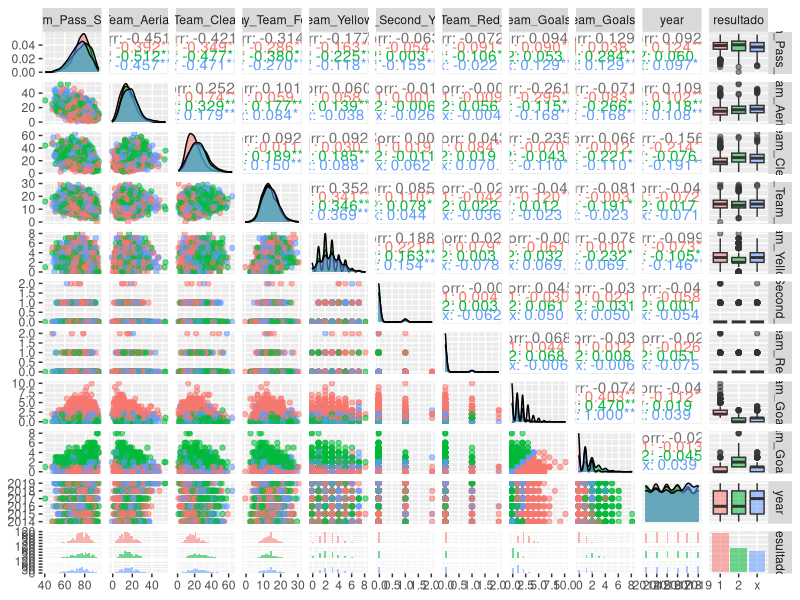
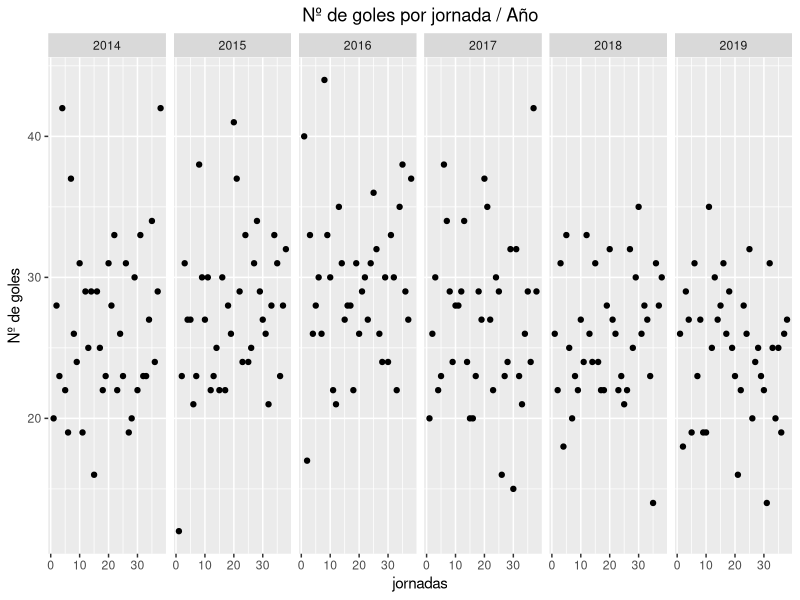
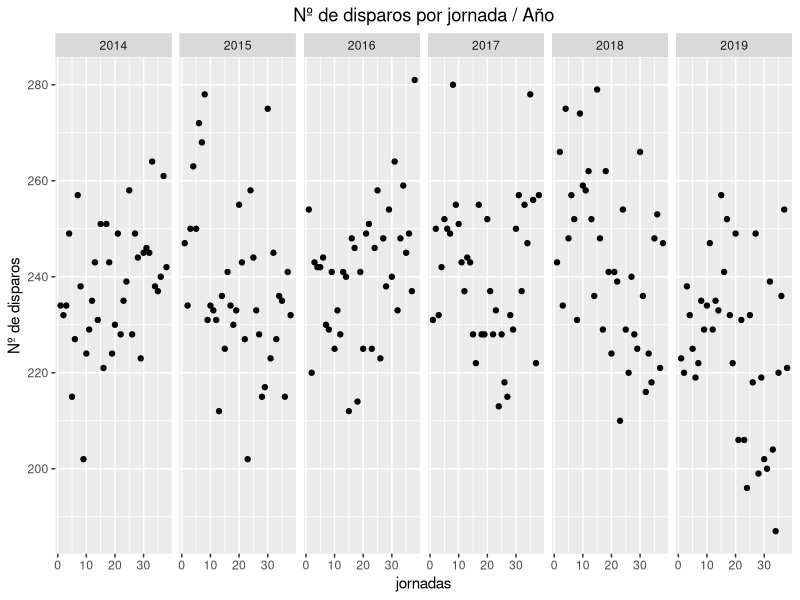
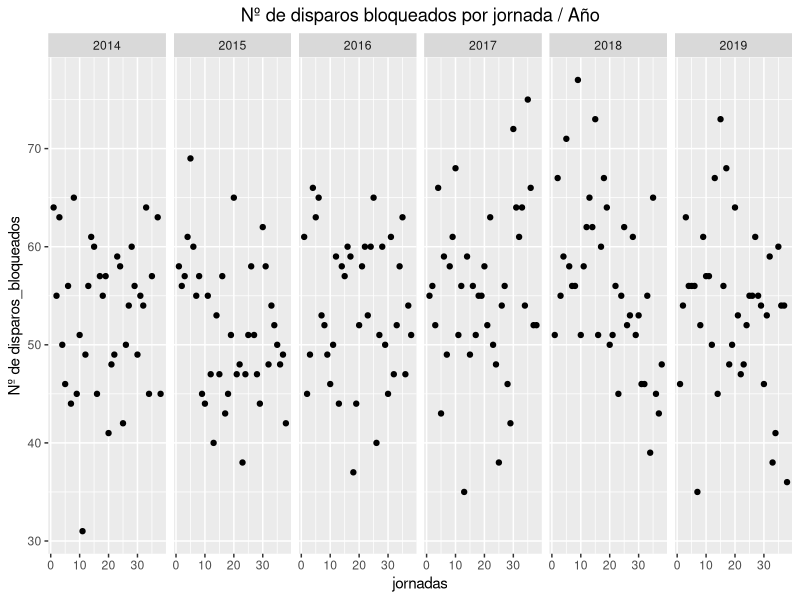
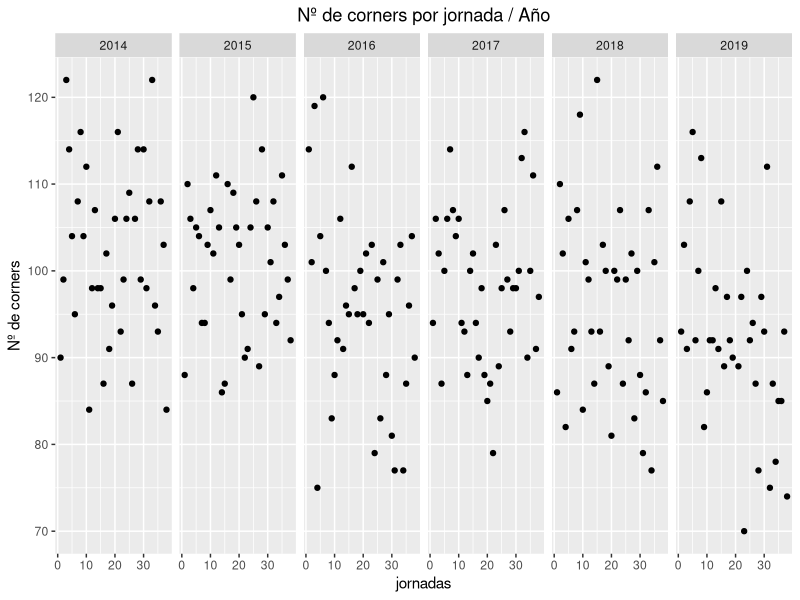
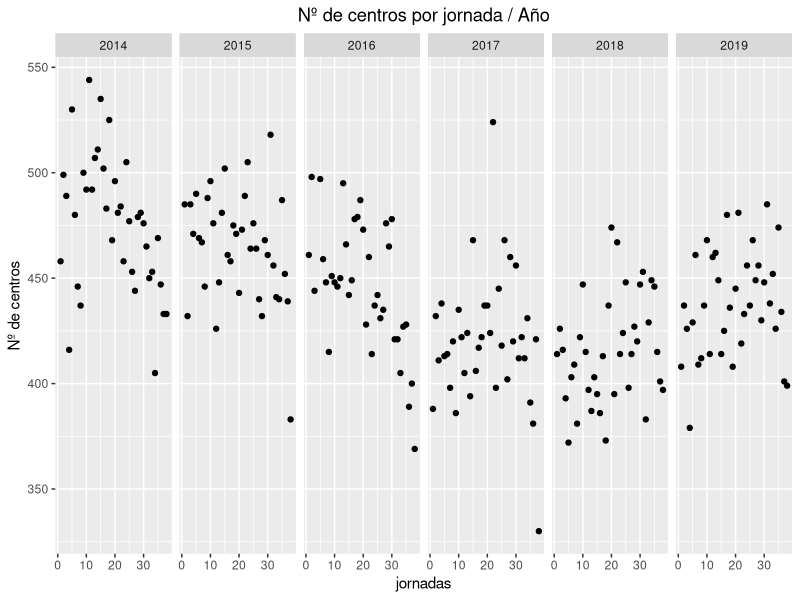
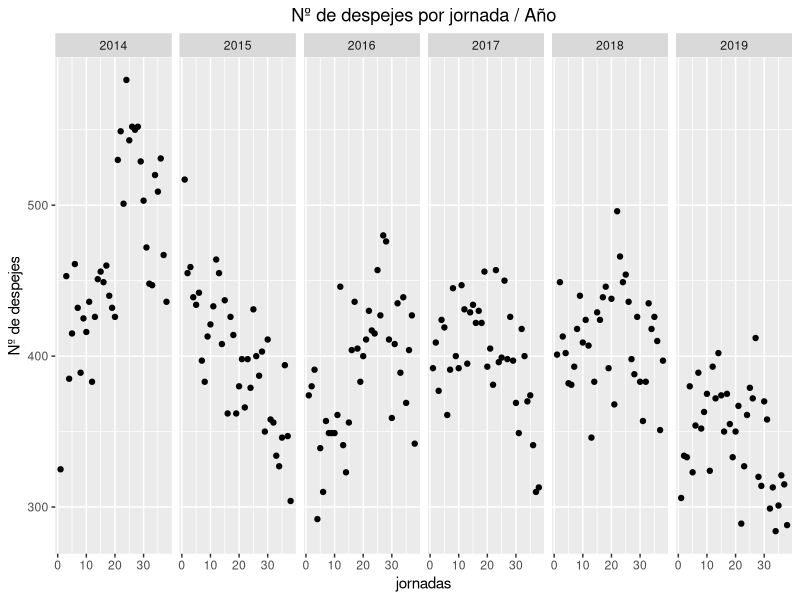
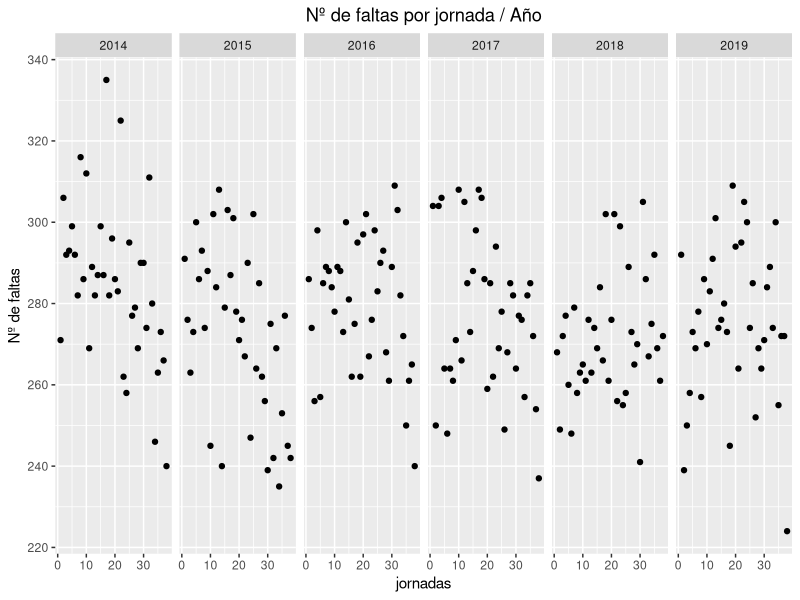

Write R code to recreate these figures, in order.
## ---- chunk 1
knitr::opts_chunk$set(
	echo = TRUE,
	include = TRUE,
	warning = TRUE,
	message = FALSE,
	fig.align = "center",
	fig.height=4,
	fig.width=15,
	out.width = "90%"
)
## ---- chunk 2
# Librerías
library(dplyr)
library(tidyr)
library(knitr)
library(readr)
library(ggplot2)
library(cowplot)
library(GGally)
## ---- chunk 3
laliga <- read_csv("combined_data_laliga.csv")
## ---- chunk 4
# primeros estadisticos de clase
str(laliga)
## ---- chunk 5
summary(laliga) #medias y medianas son bastante similares, asi que se pueden analizar como normales
## ---- chunk 6
#Limpio los datos de las columnas quitando los espacios y cambiandolos por guiones, puesto que los espacios dan bastantes problemas a la hora de llamar a las variables
names(laliga) <- gsub(" ","_", names(laliga))
## ---- chunk 7
# Limpieza de variables que no nos interesan
laliga$Score <-  NULL
laliga$`Half_Time_Score` <- NULL
laliga$`Match_Excitement` <- NULL
laliga$`Home_Team_Rating` <- NULL
laliga$`Away_Team_Rating` <- NULL
laliga$`Home_Team_Goals_Conceeded` <- NULL
laliga$`Away_Team_Goals_Conceeded` <- NULL
## ---- chunk 8
# Añadimos la columna resultado (tipo quiniela)
laliga <- mutate(laliga, resultado = ifelse(Home_Team_Goals_Scored-Away_Team_Goals_Scored > 0, "1",
                                          ifelse(Home_Team_Goals_Scored-Away_Team_Goals_Scored < 0, "2", "x")))

# Añadimos la columna con los goles, tiros, tiros bloqueados, corners, centros, duelos aereos ganados, despejes, faltas, amarillas y rojas totales (por partido)
laliga <- mutate(laliga, goles = Home_Team_Goals_Scored + Away_Team_Goals_Scored)
laliga <- mutate(laliga, total_disparos = laliga$Home_Team_Total_Shots + laliga$Away_Team_Total_Shots)
laliga <- mutate(laliga, total_disparos_bloqueados = laliga$Home_Team_Blocked_Shots + laliga$Away_Team_Blocked_Shots)
laliga <- mutate(laliga, total_corners = laliga$Home_Team_Corners + laliga$Away_Team_Corners)
laliga <- mutate(laliga, total_centros = laliga$Home_Team_Throw_Ins + laliga$Away_Team_Throw_Ins)
laliga <- mutate(laliga, total_d_aereos = laliga$Home_Team_Aerials_Won + laliga$Away_Team_Aerials_Won)
laliga <- mutate(laliga, total_despejes = laliga$Home_Team_Clearances + laliga$Away_Team_Clearances)
laliga <- mutate(laliga, total_faltas = laliga$Home_Team_Fouls + laliga$Away_Team_Fouls)
laliga <- mutate(laliga, total_amarillas = laliga$Home_Team_Yellow_Cards + laliga$Away_Team_Yellow_Cards)
laliga <- mutate(laliga, total_rojas = laliga$Home_Team_Red_Cards + laliga$Away_Team_Red_Cards)


#Añadimos las columnas Home points y Away points
laliga <- mutate(laliga, Home_points = case_when(laliga$resultado == 1 ~ 3,
                                                 laliga$resultado == "x" ~ 1,
                                                 laliga$resultado == 2 ~ 0))
laliga <- mutate(laliga, Away_points = case_when(laliga$resultado == 1 ~ 0,
                                                 laliga$resultado == "x" ~ 1,
                                                 laliga$resultado == 2 ~ 3))
#añadimos una columna con la jornada
laliga <- mutate(laliga, jornada = ceiling(row_number() / 10)) %>%
        mutate(jornada = (jornada - 1) %% 38 + 1)
## ---- chunk 9
# Convertimos a categorias
laliga$Home_Team <- as.factor(laliga$Home_Team)
laliga$Away_Team <- as.factor(laliga$Away_Team)
laliga$resultado <- as.factor(laliga$resultado)
## ---- chunk 10
# Dividimos los datos en dos datasets (train y test)
test <- filter(laliga, year==2020)
train <- filter(laliga, year<2020)
#write.csv(test,"test/test_laliga.csv")
#write.csv(train,"train/train_laliga.csv")
## ---- chunk 11
# dataframes separados por resultado
Victorias_casa <- train %>% filter(resultado==1)
Derrotas_casa <- train %>% filter(resultado==2)
Empates <- train %>% filter(resultado=="x")
## ---- chunk 12
train %>% select(25:35) %>%
  ggpairs(aes(color = resultado, alpha = .5))
## ---- chunk 13
# de aqui sacamos los equipos que ha jugado cada equipo (más años en primera division)
as.data.frame(table(train$Home_Team) + table(train$Away_Team)) %>% arrange(desc(Freq))
## ---- chunk 14
# aqui vemos cuantos partidos han ganado, empatado y perdido cada equipo
with(train, table(Home_Team, resultado))
with(train, table(Away_Team, resultado))
#sacar porcentaje de victorias de cada equipo y ordenar por eso
## ---- chunk 15
#numero y proporcion de victorias, derrotas y empates
table(train$resultado)
prop.table(table(train$resultado))
## ---- chunk 16
# victorias, derrotas y empates de cada equipo
with(train, table(resultado, Home_Team))
# proporcion de victorias, derrotas y empates de cada equipo
t((prop.table(with(train, table(resultado, Home_Team)), margin = 2)))*100

## ---- chunk 17
goles_year_jorn <- data_frame(train %>% group_by(year, jornada) %>% summarise( total_goles = sum(goles)))
tiros_year_jorn <- data_frame(train %>% group_by(year, jornada) %>% summarise( total_tiros = sum(total_disparos)))
tiros_block_year_jorn <- data_frame(train %>% group_by(year, jornada) %>% summarise( total_tiros_bloqueados = sum(total_disparos_bloqueados)))
corners_year_jorn <- data_frame(train %>% group_by(year, jornada) %>% summarise( total_corners = sum(total_corners)))
centros_year_jorn <- data_frame(train %>% group_by(year, jornada) %>% summarise( total_centros = sum(total_centros)))
d_aer_year_jorn <- data_frame(train %>% group_by(year, jornada) %>% summarise( total_d_aer = sum(total_d_aereos)))
t_despj_year_jorn <- data_frame(train %>% group_by(year, jornada) %>% summarise( total_despejes = sum(total_despejes)))
faltas_year_jorn <- data_frame(train %>% group_by(year, jornada) %>% summarise( total_faltas = sum(total_faltas)))
amarll_year_jorn <- data_frame(train %>% group_by(year, jornada) %>% summarise( total_amarillas = sum(total_amarillas)))
rojas_year_jorn <- data_frame(train %>% group_by(year, jornada) %>% summarise( total_rojas = sum(total_rojas)))

## ---- chunk 18

ggplot(goles_year_jorn,  aes(x = jornada, y = total_goles)) + geom_point() + facet_grid(~year) + labs(x = "jornadas", y = "Nº de goles", title = "Nº de goles por jornada / Año") + theme(plot.title = element_text(hjust = 0.5)) + xlim(1,38)

ggplot(tiros_year_jorn,  aes(x = jornada, y = total_tiros)) + geom_point() + facet_grid(~year) + labs(x = "jornadas", y = "Nº de disparos", title = "Nº de disparos por jornada / Año") + theme(plot.title = element_text(hjust = 0.5))

ggplot(tiros_block_year_jorn,  aes(x = jornada, y = total_tiros_bloqueados)) + geom_point() + facet_grid(~year) + labs(x = "jornadas", y = "Nº de disparos_bloqueados", title = "Nº de disparos bloqueados por jornada / Año") + theme(plot.title = element_text(hjust = 0.5))

ggplot(corners_year_jorn,  aes(x = jornada, y = total_corners)) + geom_point() + facet_grid(~year) + labs(x = "jornadas", y = "Nº de corners", title = "Nº de corners por jornada / Año") + theme(plot.title = element_text(hjust = 0.5))

ggplot(centros_year_jorn,  aes(x = jornada, y = total_centros)) + geom_point() + facet_grid(~year) + labs(x = "jornadas", y = "Nº de centros", title = "Nº de centros por jornada / Año") + theme(plot.title = element_text(hjust = 0.5))

ggplot(t_despj_year_jorn,  aes(x = jornada, y = total_despejes)) + geom_point() + facet_grid(~year) + labs(x = "jornadas", y = "Nº de despejes", title = "Nº de despejes por jornada / Año") + theme(plot.title = element_text(hjust = 0.5))

ggplot(faltas_year_jorn,  aes(x = jornada, y = total_faltas)) + geom_point() + facet_grid(~year) + labs(x = "jornadas", y = "Nº de faltas", title = "Nº de faltas por jornada / Año") + theme(plot.title = element_text(hjust = 0.5))

ggplot(amarll_year_jorn,  aes(x = jornada, y = total_amarillas)) + geom_point() + facet_grid(~year) + labs(x = "jornadas", y = "Nº de tarj. Amarillas", title = "Nº de tarj. Amarillas por jornada / Año") + theme(plot.title = element_text(hjust = 0.5))

ggplot(rojas_year_jorn,  aes(x = jornada, y = total_rojas)) + geom_point() + facet_grid(~year) + labs(x = "jornadas", y = "Nº de tarj. Rojas", title = "Nº de tarj. Rojas por jornada / Año") + theme(plot.title = element_text(hjust = 0.5))

## ---- chunk 19
ggplot(train,aes(x=resultado, color = resultado, fill = resultado)) + geom_bar() + labs(x = "Resultado", y = "Nº de resultados", title = "Nº de victorias Local / Visitante / Empate") + theme(plot.title = element_text(hjust = 0.5))
# se ve que jugar en casa es un factor importante para ganar (aprox. la mitad de partidos los gana el de casa)
## ---- chunk 20
kable(train %>% group_by(resultado) %>% summarise(total_resultados = length(resultado)), "pipe", align = "cc")
## ---- chunk 21
#Porcentaje de victorias caseras(TRUE)
prop.table(table(train$Home_Team_Goals_Scored > train$Away_Team_Goals_Scored))
## ---- chunk 22
#Porcentaje de empates
prop.table(table(train$Home_Team_Goals_Scored == train$Away_Team_Goals_Scored))
## ---- chunk 23
#Porcentaje de derrotas caseras
prop.table(table(train$Home_Team_Goals_Scored < train$Away_Team_Goals_Scored))
## ---- chunk 24
ggplot(train,aes(resultado ,goles)) +
  geom_bar(position = "dodge", stat = "summary", fun = "mean",
           color = 'black', fill = 'green') +
  labs(title="Media de goles por partido", x="resultado", y="goles") +
  theme(plot.title=element_text(hjust = 0.5))

# en los partidos con victorias locales hay más goles de media que en los que gana el visitante (y bastante más que en los que hay empate). Por tanto, un partido con más goles es más probable que no acabe en empate.
## ---- chunk 25
ggplot(train,aes(resultado ,Home_Team_Goals_Scored)) +
  geom_bar(position = "dodge", stat = "summary", fun = "mean",
           color = 'black', fill = 'green') +
  labs(title="media de goles EQ. LOCAL por partido", x="resultado", y="goles local") +
  theme(plot.title=element_text(hjust = 0.5))

# Cuando el equipo local gana, mayor es su media de goles. Es decir, a mas goles, mas victorias (obvio pero habia que comprobarlo)
## ---- chunk 26
ggplot(train,aes(resultado ,Away_Team_Goals_Scored)) +
  geom_bar(position = "dodge", stat = "summary", fun = "mean",
           color = 'black', fill = 'green') +
  labs(title="media de goles EQ. VISITANTE por partido", x="resultado", y="goles visitante") +
  theme(plot.title=element_text(hjust = 0.5))

# Cuando el equipo local pierde, mayor es la media de goles del visitante. Es decir, a mas goles encajados, mas derrotas (obvio pero habia que comprobarlo)
## ---- chunk 27
#Media de goles por partido
sum(train$Home_Team_Goals_Scored, train$Away_Team_Goals_Scored)/nrow(train)
## ---- chunk 28
#Media de goles por partido con victoria local
sum(Victorias_casa$Home_Team_Goals_Scored,Victorias_casa$Away_Team_Goals_Scored)/nrow(Victorias_casa)
## ---- chunk 29
#Media de goles por partido con victoria visitante
sum(Derrotas_casa$Home_Team_Goals_Scored,Derrotas_casa$Away_Team_Goals_Scored)/nrow(Derrotas_casa)
## ---- chunk 30
#Media de goles por partido con empate
sum(Empates$Home_Team_Goals_Scored,Empates$Away_Team_Goals_Scored)/nrow(Empates)
## ---- chunk 31
ggplot(train,aes(resultado , total_disparos)) +
  geom_bar(position = "dodge", stat = "summary", fun = "mean",
           color = 'black', fill = 'pink') +
  labs(title="Media de disparos por partido", x="resultado", y="disparos") +
  theme(plot.title=element_text(hjust = 0.5))

# en los partidos el numero total de disparos está bastante igualado con independencia de la victoria, derrota o empate.
## ---- chunk 32
ggplot(train,aes(resultado ,Home_Team_Total_Shots)) +
  geom_bar(position = "dodge", stat = "summary", fun = "mean",
           color = 'black', fill = 'pink') +
  labs(title="media de tiros EQ. LOCAL por partido", x="resultado", y="tiros local") +
  theme(plot.title=element_text(hjust = 0.5))

# El número de tiros no influye mucho en el resultado (gane, pierda o empate suelen ser similares)
## ---- chunk 33
ggplot(train,aes(resultado ,Home_Team_On_Target_Shots)) +
  geom_bar(position = "dodge", stat = "summary", fun = "mean",
           color = 'black', fill = 'pink') +
  labs(title="media de tiros a puerta EQ. LOCAL por partido", x="resultado", y="tiros a puerta local") +
  theme(plot.title=element_text(hjust = 0.5))

# Sin embargo el número de tiros a puerta si influye (cuantos más tiros a puerta, más cerca de la victoria)
## ---- chunk 34
ggplot(train,aes(resultado ,Away_Team_Total_Shots)) +
  geom_bar(position = "dodge", stat = "summary", fun = "mean",
           color = 'black', fill = 'pink') +
  labs(title="media de tiros EQ. VISITANTE por partido", x="resultado", y="tiros local") +
  theme(plot.title=element_text(hjust = 0.5))

# Igual que para el equipo local, el número de tiros no influye mucho en el resultado (gane, pierda o empate suelen ser similares)
## ---- chunk 35
ggplot(train,aes(resultado ,Away_Team_On_Target_Shots)) +
  geom_bar(position = "dodge", stat = "summary", fun = "mean",
           color = 'black', fill = 'pink') +
  labs(title="media de tiros a puerta EQ. VISITANTE por partido", x="resultado", y="tiros a puerta local") +
  theme(plot.title=element_text(hjust = 0.5))

# Sin embargo  volvemos a ver que el número de tiros a puerta si influye (cuantos más tiros a puerta, más cerca de la victoria)
## ---- chunk 36
#Media de disparos por partido
sum(train$Home_Team_Total_Shots, train$Away_Team_Total_Shots)/nrow(train)
#Media de disparos a puerta partido
sum(train$Home_Team_On_Target_Shots, train$Away_Team_On_Target_Shots)/nrow(train)
#Media de disparos bloqueados
sum(train$Home_Team_Blocked_Shots, train$Away_Team_Blocked_Shots)/nrow(train)
## ---- chunk 37
ggplot(train,aes(resultado ,`Home_Team_Possession_%`)) +
  geom_bar(position = "dodge", stat = "summary", fun = "mean",
           color = 'black', fill = 'orange') +
  labs(title="Gráfica Pep", x="resultado", y="posesion local") +
  theme(plot.title=element_text(hjust = 0.5))

# No parece influir mucho la posesión
## ---- chunk 38
ggplot(train,aes(resultado ,`Away_Team_Possession_%`)) +
  geom_bar(position = "dodge", stat = "summary", fun = "mean",
           color = 'black', fill = 'orange') +
  labs(title="Gráfica Pep", x="resultado", y="posesion visitante") +
  theme(plot.title=element_text(hjust = 0.5))

# El equipo local suele tener más posesion (>50%) independientemente del resultado
## ---- chunk 39
ggplot(train,aes(resultado ,total_disparos_bloqueados)) +
  geom_bar(position = "dodge", stat = "summary", fun = "mean",
           color = 'black', fill = "grey") +
  labs(title="Media de tiros bloqueados por partido", x="resultado", y="tiros bloqueados") +
  theme(plot.title=element_text(hjust = 0.5))

# El numero de disparos bloqueados no parece un factor determinante en la victoria
## ---- chunk 40
ggplot(train,aes(resultado ,total_d_aereos)) +
  geom_bar(position = "dodge", stat = "summary", fun = "mean",
           color = 'black', fill = "brown") +
  labs(title="Media de duelos aereos por partido", x="resultado", y="duelos aereos") +
  theme(plot.title=element_text(hjust = 0.5))

# El numero de duelos aereos no parece un factor determinante en la victoria
## ---- chunk 41
ggplot(train,aes(resultado ,total_corners)) +
  geom_bar(position = "dodge", stat = "summary", fun = "mean",
           color = 'black', fill = 'blue') +
  labs(title="Media de corners por partido", x="resultado", y="corners") +
  theme(plot.title=element_text(hjust = 0.5))

# El numero de corners no parece un factor determinante en la victoria se puede observar como con independencia del ganadar el numero de corners está muy repartido
## ---- chunk 42
ggplot(train,aes(resultado ,total_centros)) +
  geom_bar(position = "dodge", stat = "summary", fun = "mean",
           color = 'black', fill = 'lightblue') +
  labs(title="Media de centros por partido", x="resultado", y="centros") +
  theme(plot.title=element_text(hjust = 0.5))

# El numero de centros no parece un factor determinante en la victoria se puede observar como con independencia del ganadar el numero de centros está muy repartido
## ---- chunk 43
ggplot(train,aes(resultado ,total_despejes)) +
  geom_bar(position = "dodge", stat = "summary", fun = "mean",
           color = 'black', fill = 'lightgreen') +
  labs(title="Media de despejes por partido", x="resultado", y="despejes") +
  theme(plot.title=element_text(hjust = 0.5))

# El numero de despejes no parece un factor determinante en la victoria incluso parece que a mayor número de despejes medios el partido parece más probable que acabe en empate
## ---- chunk 44
ggplot(train,aes(resultado ,total_faltas)) +
  geom_bar(position = "dodge", stat = "summary", fun = "mean",
           color = 'black', fill = 'lightyellow') +
  labs(title="Media de faltas por partido", x="resultado", y="faltas") +
  theme(plot.title=element_text(hjust = 0.5))

# El numero de faltas no parece un factor determinante.
## ---- chunk 45
ggplot(train,aes(resultado ,total_amarillas)) +
  geom_bar(position = "dodge", stat = "summary", fun = "mean",
           color = 'black', fill = 'yellow') +
  labs(title="Media de amarillas por partido", x="resultado", y="amarillas") +
  theme(plot.title=element_text(hjust = 0.5))

# El numero de tarjetas amarillas no parece un factor determinante.
## ---- chunk 46
ggplot(train,aes(resultado ,total_rojas)) +
  geom_bar(position = "dodge", stat = "summary", fun = "mean",
           color = 'black', fill = 'red') +
  labs(title="Media de rojas por partido", x="resultado", y="rojas") +
  theme(plot.title=element_text(hjust = 0.5))

# El numero de tarjetas rojas no parece un factor determinante.
## ---- chunk 47
#Puntos promedio por partido por equipo
puntos_promedio_casa <- aggregate((Home_points) ~ Home_Team, data = train, mean)

puntos_promedio_fuera <- aggregate(Away_points ~ Away_Team, data = train, mean)

puntos_promedio <- data.frame(puntos_promedio_casa$Home_Team, (puntos_promedio_casa$`(Home_points)` + puntos_promedio_fuera$Away_points)/2)
names(puntos_promedio) <- c("Equipo", "Puntos_por_partido")
puntos_promedio
## ---- chunk 48
#Esta seria la clasificacion con la media de puntos por partido por equipo
clasificacion_media <- arrange(puntos_promedio,desc(Puntos_por_partido))
clasificacion_media
## ---- chunk 49
aggregate(Home_Team_Goals_Scored ~ Home_Team, data = train, FUN = mean) -> goles_home_team
goles_home_team

aggregate(Away_Team_Goals_Scored ~ Away_Team, data = train, FUN = mean) -> goles_Away_team
goles_Away_team

goles_por_equipo <- data.frame(goles_home_team$Home_Team,(goles_Away_team$Away_Team_Goals_Scored + goles_home_team$Home_Team_Goals_Scored)/2)
names(goles_por_equipo) <- c("equipo", "goles")
goles_por_equipo
## ---- chunk 50
#No he sido capaz de poner encima una grafica de densidad con los puntos de cada equipo 
ggplot(goles_por_equipo, aes(x = equipo, y = goles)) +
  geom_bar(position = "dodge", stat = "summary", fill = "darkred") +
  labs(title = "Comparación goles y puntos") +
  theme(plot.title = element_text(hjust = 0.5), axis.text.x = element_text(angle = 90))
## ---- chunk 51
#Porcentaje medio de posesión por equipo en casa
tapply(train$`Home_Team_Possession_%`,train$`Home_Team`,mean)
## ---- chunk 52
#Porcentaje medio de posesión por equipo fuera de casa
tapply(train$`Away_Team_Possession_%`,train$`Away_Team`,mean)
## ---- chunk 53
summary(Empates$`Home_Team_Possession_%`)
summary(Victorias_casa$`Home_Team_Possession_%`)
summary(Derrotas_casa$`Home_Team_Possession_%`)
#Con estos datos tan similares sacamos en conclusión que la posesión no ha influido mucho en las victorias(pobre Pep)
## ---- chunk 54
ggplot(train,aes(Home_Team ,Home_Team_Goals_Scored)) +
  geom_bar(position = "dodge", stat = "summary", fun = "mean",
           color = 'black', fill = 'red') +
  labs(title="media de goles de cada equipo como local", x="equipos", y="goles por partido") +
  theme(plot.title=element_text(hjust = 0.5), axis.text = element_text(angle = 90, color = "darkblue"))

# media de goles por partido de cada equipo en su casa
## ---- chunk 55
ggplot(train,aes(Away_Team ,Away_Team_Goals_Scored)) +
  geom_bar(position = "dodge", stat = "summary", fun = "mean",
           color = 'black', fill = 'red') +
  labs(title="media de goles de cada equipo como visitante", x="equipos", y="goles por partido") +
  theme(plot.title=element_text(hjust = 0.5), axis.text = element_text(angle = 90, color = "darkblue"))

# Los equipos que más goles meten por partido, son los que más temporadas han estado en primera
## ---- chunk 56
# Correlación de algunas variables
pairs(train %>%
        select(Home_Team_Goals_Scored, Home_Team_On_Target_Shots, Home_Team_Total_Shots, `Home_Team_Possession_%`, `Home_Team_Pass_Success_%`, Home_Team_Corners, Home_Team_Throw_Ins, Home_Team_Fouls, Home_Team_Aerials_Won), pch = 21, bg = "black", col = "red")
## ---- chunk 57
hist(train$Home_Team_Goals_Scored,breaks=15, main = "Histograma de goles en casa", 
     xlab = "goles")
## ---- chunk 58
hist(train$Away_Team_Goals_Scored,breaks=15, main = "Histograma de goles fuera", 
     xlab = "goles")
# Se marcan más goles en casa que fuera
## ---- chunk 59
lm_fit <- lm(Home_Team_Goals_Scored~.-Home_Team, data=train)
summary(lm_fit)

#regfit_fwd <- leaps::regsubsets(Home_Team_Goals_Scored~., train, method="forward")
#for (metric in c("r2", "adjr2", "Cp", "bic")){plot(regfit_fwd, scale=metric)}
## ---- chunk 60
prop.table(table(Victorias_casa$Home_Team_Total_Shots > Victorias_casa$Away_Team_Total_Shots))
#En un 30% de las victorias de casa el equipo de casa tiró menos tiros que el de fuera
## ---- chunk 61
prop.table(table(Victorias_casa$Home_Team_Blocked_Shots > Victorias_casa$Away_Team_Blocked_Shots))
#Los tiros bloqueados no influyen mucho en el resultado del partido
## ---- chunk 62
prop.table(table(Derrotas_casa$Home_Team_Blocked_Shots > Derrotas_casa$Away_Team_Blocked_Shots))
#En las derrotas si vemos que el 43% de las veces bloquearon menos 
## ---- chunk 63

lm_goles <- lm(goles~., data = train)
summary(lm_goles)

## ---- chunk 64

lm_disparos <- lm(total_disparos~., data = train)
summary(lm_disparos)

## ---- chunk 65

lm_disparos_bloqueados <- lm(total_disparos_bloqueados~., data = train)
summary(lm_disparos_bloqueados)

## ---- chunk 66

lm_corners <- lm(total_corners~., data = train)
summary(lm_corners)

## ---- chunk 67

lm_centros <- lm(total_centros~., data = train)
summary(lm_centros)

## ---- chunk 68

lm_d_aereos <- lm(total_d_aereos~., data = train)
summary(lm_d_aereos)

## ---- chunk 69

lm_despejes <- lm(total_despejes~., data = train)
summary(lm_despejes)

## ---- chunk 70

lm_faltas <- lm(total_faltas~., data = train)
summary(lm_faltas)

## ---- chunk 71

lm_amarillas <- lm(total_amarillas~., data = train)
summary(lm_amarillas)

## ---- chunk 72

lm_rojas <- lm(total_rojas~., data = train)
summary(lm_rojas)
